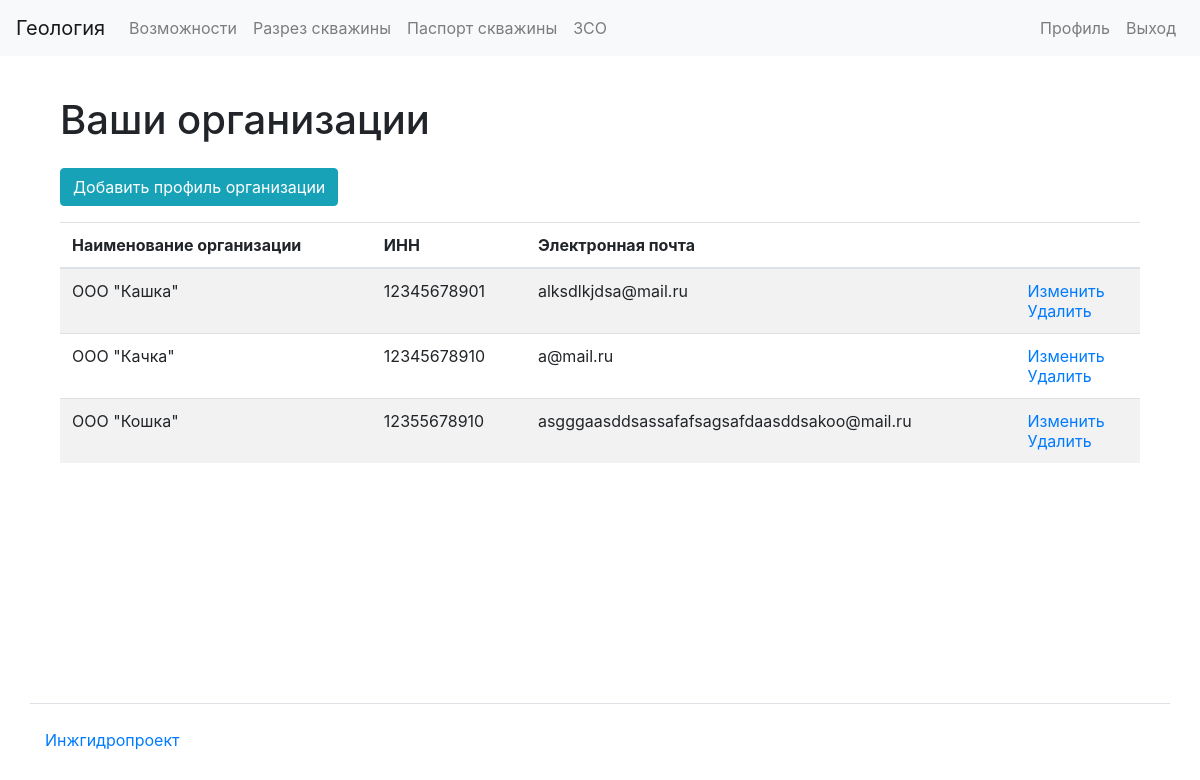
/organizations/my/ (signed in), run on an earlier commit of the app's database.
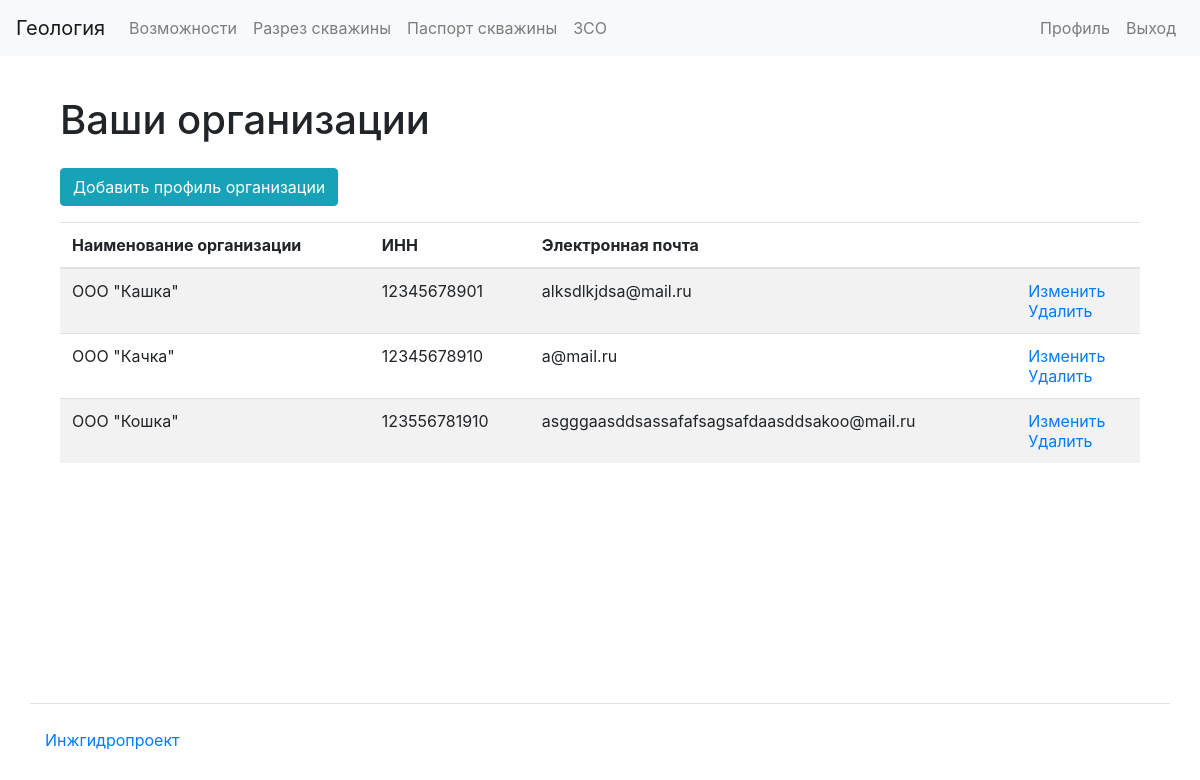
And on a later commit of the database.
### apps/organizations/models.py (models this page shows, shortened)
class Organization(models.Model):
    user = models.ForeignKey(
        settings.AUTH_USER_MODEL, related_name="organizations", on_delete=models.CASCADE
    )
    org_name = models.CharField(max_length=100)
    inn = models.CharField(max_length=12)
    address = models.CharField(max_length=200)
    email = models.EmailField(unique=True)
    phone = models.CharField(max_length=15)
    ceo_name = models.CharField(max_length=25)
    originator_position = models.CharField(max_length=25)
    originator_name = models.CharField(max_length=25)
    logo = models.ImageField(upload_to="logos/")
    confirmed = models.BooleanField(default=False)
    confirmation_code = models.CharField(max_length=20, blank=True, null=True)
    confirmation_code_dt = models.DateTimeField(blank=True, null=True)

### apps/organizations/views.py (the view)
# urls.py: path("my/", views.OrganizationsListView.as_view(), name="organizations_mine"),
@method_decorator(login_required, name="dispatch")
class OrganizationsListView(TemplateView):
    template_name = "organizations/list.html"
    def get(self, request, *args, **kwargs):
        user_organizations = request.user.organizations.all()
        return render(
            request,
            template_name="organizations/list.html",
            context={"organizations": user_organizations, "title": "Organizations"},
        )

### templates/organizations/list.html
{% extends 'base.html' %}
{% load bootstrap4 %}
{% load i18n %}
{% block content %}
<div class="container wrapper flex-grow-1">
    <h1 class="my-4">
      {% translate "Ваши организации"%}
    </h1>
      <div class="form-group">
        <a href="{% url 'organization_create' %}" class="btn btn-info" role="button">{% translate "Добавить профиль организации"%}</a>
      </div>
<table class="table table-striped">
<thead>
  <tr>
    <th>{% translate "Наименование организации"%}</th>
    <th>{% translate "ИНН"%}</th>
    <th>{% translate "Электронная почта"%}</th>
    <th></th>
  </tr>
</thead>
<tbody>
  {% if organizations %}
{% for organization in organizations %}
    <tr>
      <td>{{ organization.org_name }}</td>
      <td>{{ organization.inn }}</td>
      <td>{{ organization.email }}</td>
      <td>
        <a href="{% url 'organization_update' organization.id %}">{% translate "Изменить"%}</a>
        <br>
        <a href="{% url 'organization_delete' organization.id %}">{% translate "Удалить"%}</a>
      </td>
    </tr>
{% endfor %}
{% endif %}
</tbody>
</table>
</div>
{% endblock %}

What changed in the data, as far as the page shows it:
changed Organization "ООО \"Кошка\"": inn "12355678910" → "123556781910"
